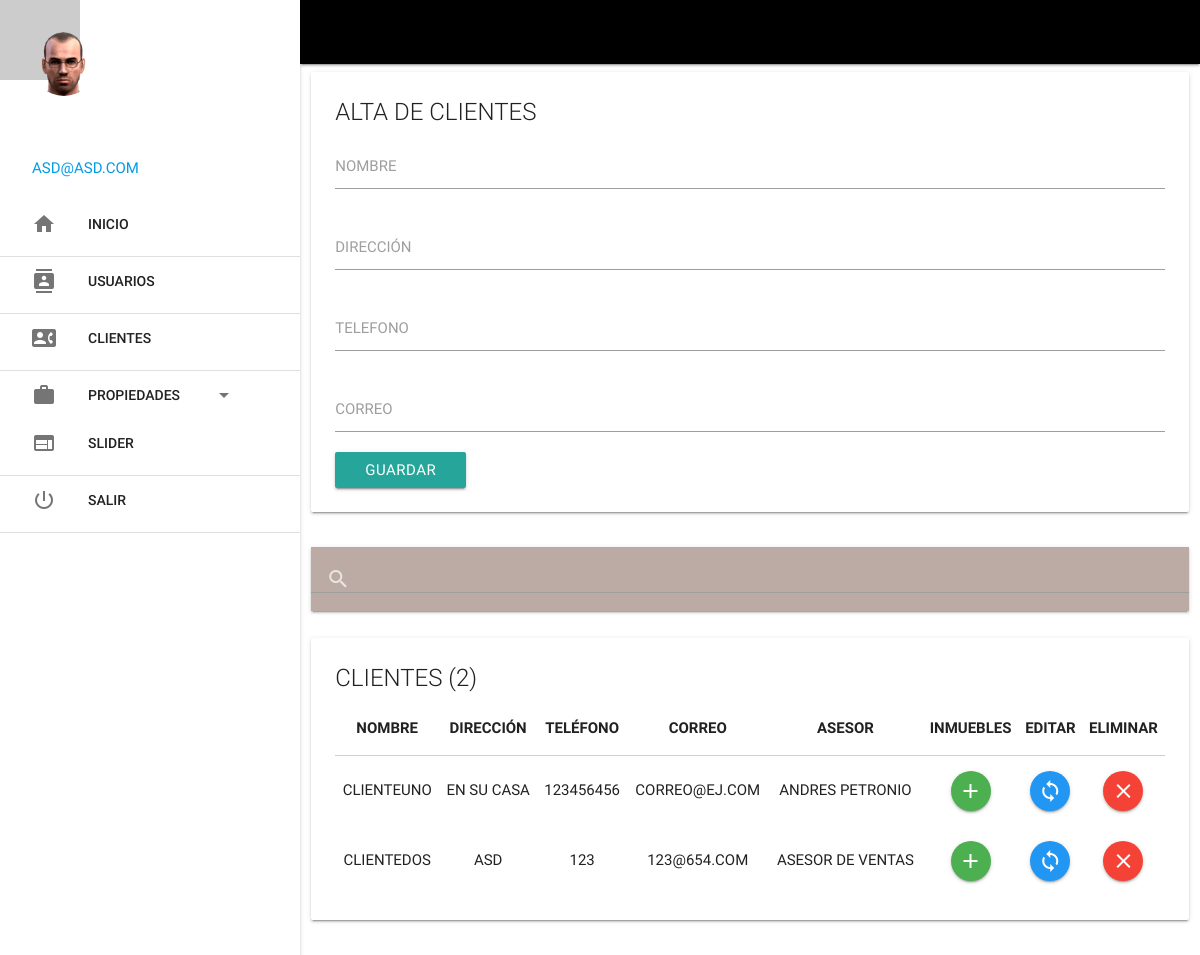
/admin/clientes/index.php (signed in), run on the app's committed database.
### tables this page shows
CREATE TABLE `clientes` (
  `id` int(10) NOT NULL,
  `nombre` varchar(200) NOT NULL,
  `direccion` varchar(300) NOT NULL,
  `telefono` varchar(30) NOT NULL,
  `correo` varchar(150) NOT NULL,
  `asesor` varchar(200) NOT NULL
);

### admin/clientes/index.php (the view, shortened to what this page needs)
<?php include '../extend/header.php'; ?>
<div class="row">
  <div class="col s12">
    <div class="card">
      <div class="card-content">
        <span class="card-title">Alta de clientes</span>
        <form class="form" action="ins_clientes.php" method="post" autocomplete=off >
          <div class="input-field">
            <input type="text" name="nombre" title="Solo letras" pattern="[A-Z/s ]+" id="nombre" onblur="may(this.value, this.id)" required>
            <label for="nombre">Nombre</label>
          </div>
          <div class="input-field">
            <input type="text" name="direccion" id="direccion" onblur="may(this.value, this.id)" required>
            <label for="direccion">Dirección</label>
          </div>
          <div class="input-field">
            <input type="text" name="telefono" id="telefono">
            <label for="telefono">Telefono</label>
          </div>
          <div class="input-field">
            <input type="email" name="email" id="email">
            <label for="email">Correo</label>
          </div>
          <button type="submit" class="btn">Guardar</button>
        </form>
      </div>
    </div>
  </div>
</div>
<div class="row">
  <div class="col s12">
    <nav class="brown lighten-3" >
      <div class="nav-wrapper">
        <div class="input-field">
          <input type="search"   id="buscar" autocomplete="off"  >
          <label class="label-icon" for="buscar"><i class="material-icons" >search</i></label>
          <i class="material-icons" >close</i>
        </div>
      </div>
    </nav>
  </div>
</div>
<?php
if($_SESSION['nivel'] == 'Admin') {
  $sel = $con->prepare("SELECT * FROM clientes");
} else {
  $sel = $con->prepare("SELECT * FROM clientes WHERE asesor = ?");
  $sel->bind_param('s',$_SESSION['nombre']);
}
  $sel->execute();
  $res = $sel->get_result();
  $row = mysqli_num_rows($res);
?>
  <div class="row">
    <div class="col s12">
      <div class="card">
        <div class="card-content">
          <span class="card-title">Clientes (<?php echo $row ?>)</span>
            <table>
              <thead>
                <tr class="cabecera">
                  <th><center>Nombre</center></th>
                  <th><center>Dirección</center></th>
                  <th><center>Teléfono</center></th>
                  <th><center>Correo</center></th>
                  <th><center>Asesor</center></th>
                  <th><center>Inmuebles</center></th>
                  <th><center>Editar</center></th>
                  <th><center>Eliminar</center></th>
                </tr>
              </thead>
              <?php while ($f = $res->fetch_assoc()) { ?>
                <tr>
                  <td><center><?php echo $f['nombre'] ?></center></td>
                  <td><center><?php echo $f['direccion'] ?></center></td>
                  <td><center><?php echo $f['telefono'] ?></center></td>
                  <td><center><?php echo $f['correo'] ?></center></td>
                  <td><center><?php echo $f['asesor'] ?></center></td>
                  <td><center><a href="../propiedades/alta_propiedades.php?id=<?php echo $f['id'] ?>&nombre=<?php echo $f['nombre'] ?>" class="btn-floating green" title="Agregar"><i class="material-icons">add</i></a></center></td>
                  <td><center><a href="editar_clientes.php?id=<?php echo $f['id'] ?>" class="btn-floating blue"><i class="material-icons">loop</i></a></center></td>
                  <td><center>
                    <a href="#" class="btn-floating red" onclick="swal({ title: '¿Está seguro que desea eliminar el cliente?', text: 'No será posible revertir esta acción', type: 'warning', showCancelButton: true, confirmButtonColor: '#3085d6', cancelButtonColor: '#d33', confirmButtonText: 'Si, eliminarlo', cancelButtonText: 'Cancelar' }).then(function () {
                        location.href='eliminar_cliente.php?id=<?PHP echo $f['id']?>';})"><i class="material-icons">clear</i></a>
                  </center></td>
                </tr>
              <?php }
              ?>
            </table>
        </div>
      </div>
    </div>
  </div>
<?php include '../extend/scripts.php'; ?>
</body>
</html>

### admin/extend/header.php (style rules this page uses)
body { text-transform: uppercase; }

### data on the page
clientes: nombre "CLIENTEUNO", direccion "EN SU CASA", telefono "123456456", correo "CORREO@EJ.COM", asesor "ANDRES PETRONIO"
clientes: nombre "CLIENTEDOS", direccion "ASD", telefono "123", correo "123@654.COM", asesor "ASESOR DE VENTAS"

### other printed values
$_SESSION['correo'] "ASD@ASD.COM"
$row "2"
